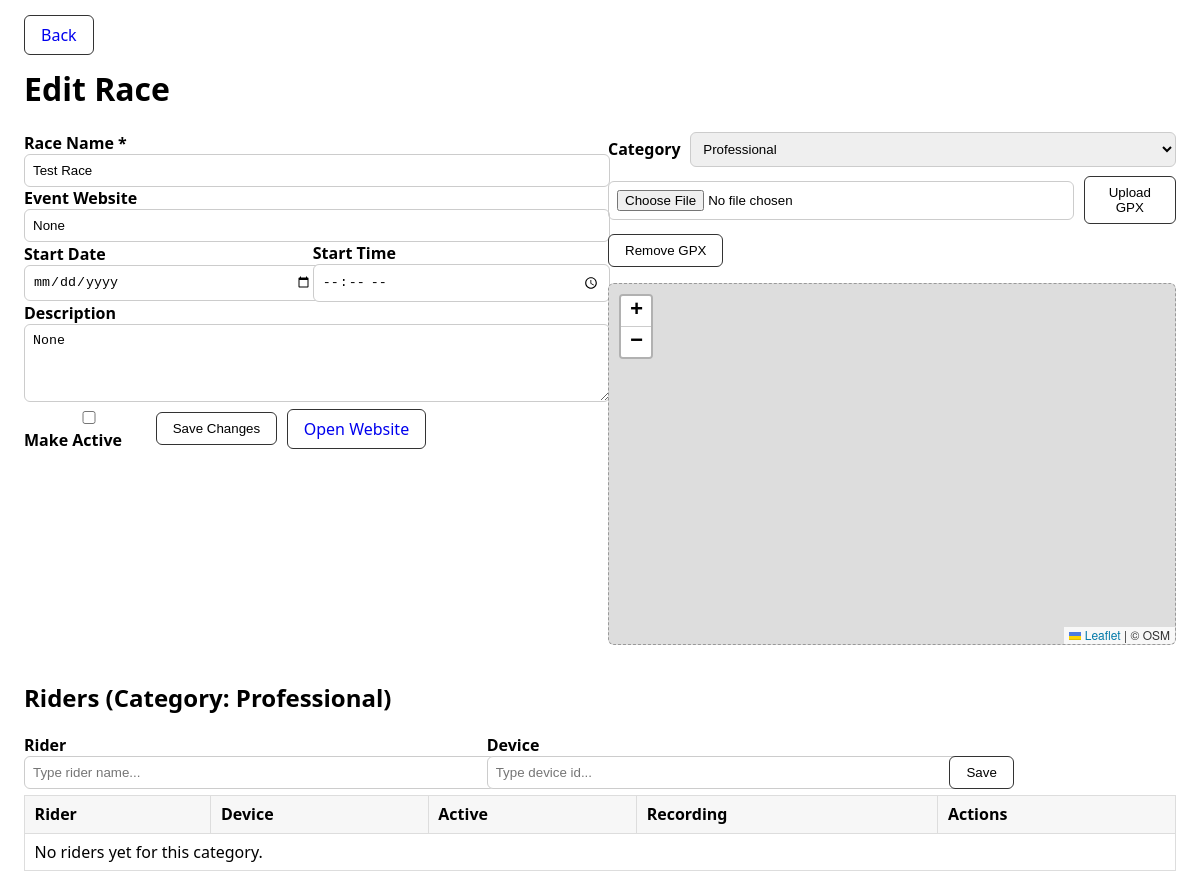
/races/2/edit?category=Professional, run on the app's committed database.
### src/db/models.py (models this page shows)
class Race(Base):
    __tablename__ = "races"
    id = Column(Integer, primary_key=True)
    name = Column(String(128), nullable=False)
    description = Column(Text, nullable=True)
    website = Column(String(256), nullable=True)
    starts_at = Column(DateTime(timezone=True), nullable=True)
    ends_at = Column(DateTime(timezone=True), nullable=True)
    active = Column(Boolean, nullable=False, default=True)
    routes = relationship("Route", back_populates="race")

### src/web/races.py (the view)
@bp_races.route("/<int:race_id>/edit", methods=["GET"])
def edit_race(race_id: int):
    session = SessionLocal()
    try:
        race = session.query(Race).get(race_id)
        if not race:
            return Response("Race not found.", status=404)
        selected_category = request.args.get("category") or ALLOWED_CATEGORIES[0]
        if selected_category not in ALLOWED_CATEGORIES:
            selected_category = ALLOWED_CATEGORIES[0]
        route, cat = _find_or_create_route_for_category(session, race.id, selected_category)
        session.commit()  # persist any just-created rows
        riders = session.query(Rider).order_by(Rider.name.asc()).all()
        devices = session.query(Device).order_by(Device.id.asc()).all()
        rrows = (
            session.query(RaceRider)
            .filter(RaceRider.category_id == cat.id)
            .order_by(RaceRider.id.asc())
            .all()
        )
        last_device_by_rider = {}
        for rid in [r.id for r in riders]:
            last = (
                session.query(RaceRider)
                .filter(RaceRider.rider_id == rid)
                .order_by(RaceRider.id.desc())
                .first()
            )
            last_device_by_rider[rid] = last.device_id if last else None
        selected_rider_ids = {row.rider_id for row in rrows}
        available_riders = [r for r in riders if r.id not in selected_rider_ids]
        geojson = route.geojson
        return render_template(
            "race_form.html",
            race=race,
            categories=ALLOWED_CATEGORIES,
            selected_category=selected_category,
            route=route,
            geojson=geojson,
            riders=available_riders,
            devices=devices,
            race_riders=rrows,
            last_device_by_rider=last_device_by_rider,
            message=None,
            success=None,
        )
    finally:
        session.close()

### src/web/races.py (called while the page is built, shortened)
def _find_or_create_route_for_category(session, race_id: int, category_name: str) -> tuple[Route, Category]:
    route = (
        session.query(Route)
        .join(Category, Category.route_id == Route.id)
        .filter(Route.race_id == race_id, Category.name == category_name)
        .one_or_none()
    )
    if route:
        cat = session.query(Category).filter(Category.route_id == route.id, Category.name == category_name).one()
        return route, cat

### templates/race_form.html (shortened to what this page needs)
<!doctype html>
<html lang="en">
<head>
  <link rel="stylesheet" href="https://unpkg.com/leaflet@1.9.4/dist/leaflet.css" />
</head>
<body>
<div class="topnav">
  <a class="btn" href="{{ url_for('home.home_page') }}">Back</a>
</div>
<h1>{{ 'Edit Race' if race else 'New Race' }}</h1>
<div class="grid">
  <div>
    <form method="post" action="{{ url_for('races.save_race') }}">
      <label for="name">Race Name *</label>
      <input id="name" name="name" required value="{{ race.name if race else '' }}"/>
      <label for="website">Event Website</label>
      <input id="website" name="website" placeholder="https://..." value="{{ race.website if race else '' }}"/>
      <div class="row">
        <div style="flex:1">
          <label for="start_date">Start Date</label>
          <input id="start_date" name="start_date" type="date"
                 value="{{ (race.starts_at.date() if race and race.starts_at else '') }}"/>
        </div>
        <div style="flex:1">
          <label for="start_time">Start Time</label>
          <input id="start_time" name="start_time" type="time"
                 value="{{ (race.starts_at.strftime('%H:%M') if race and race.starts_at else '') }}"/>
        </div>
      </div>
      <label for="description">Description</label>
      <textarea id="description" name="description" rows="4">{{ race.description if race else '' }}</textarea>
      <div class="row">
        <label><input type="checkbox" name="active" {% if race and race.active %}checked{% endif %}/> Make Active</label>
        <button class="btn" type="submit">Save Changes</button>
        {% if race and race.website %}
          <a class="btn" href="{{ race.website }}" target="_blank" rel="noopener">Open Website</a>
        {% endif %}
      </div>
    </form>
  </div>
  <div>
    <form method="get" action="{{ url_for('races.edit_race', race_id=race.id if race else 0) }}" class="row">
      <label for="category">Category</label>
      <select id="category" name="category" onchange="this.form.submit()">
        {% for c in categories %}
          <option value="{{ c }}" {{ 'selected' if c == selected_category else '' }}>{{ c }}</option>
        {% endfor %}
      </select>
    </form>
    {% if race %}
      <form method="post" action="{{ url_for('races.upload_gpx', race_id=race.id) }}" enctype="multipart/form-data" class="row" style="margin:.6rem 0;">
        <input type="file" name="gpx_file" accept=".gpx" />
        <button class="btn" type="submit">Upload GPX</button>
      </form>
      <form method="post" action="{{ url_for('races.remove_gpx', race_id=race.id) }}" class="row" style="margin:.2rem 0 1rem 0;">
        <button class="btn" type="submit">Remove GPX</button>
      </form>
      <div
        id="map"
        data-race-id="{{ race.id }}"
        data-category="{{ selected_category | default('', true) }}"
      ></div>
    {% else %}
      <p style="margin:.8rem 0;">Save race first to enable GPX upload and rider management.</p>
    {% endif %}
  </div>
  <div class="full">
    <h2>Riders (Category: {{ selected_category }})</h2>
    {% if race %}
      <form method="post" action="{{ url_for('races.add_race_rider', race_id=race.id) }}" class="row" style="margin:.4rem 0;">
        <div style="flex:2">
          <label for="rider_id">Rider</label>
          <input list="rider_list" id="rider_id_input" placeholder="Type rider name..." />
        </div>
        <div style="flex:2">
          <label for="device_id">Device</label>
          <input list="device_list" id="device_id_input" placeholder="Type device id..." />
        </div>
        <div style="flex:1; align-self:end;">
          <button class="btn" type="submit">Save</button>
        </div>
      </form>
      <table>
        <thead>
          <tr>
            <th>Rider</th>
            <th>Device</th>
            <th>Active</th>
            <th>Recording</th>
            <th>Actions</th>
          </tr>
        </thead>
        <tbody>
          {% for row in race_riders %}
            <tr>
              <form method="post" action="{{ url_for('races.edit_race_rider', race_id=race.id, entry_id=row.id) }}">
                <td>{{ row.rider.name }}</td>
                <td>
                  <input name="device_id" value="{{ row.device_id }}" list="device_list"/>
                </td>
                <td><input type="checkbox" name="active" {{ 'checked' if row.active else '' }} /></td>
                <td><input type="checkbox" name="recording" {{ 'checked' if row.recording else '' }} /></td>
                <td>
                  <input type="hidden" name="category" value="{{ selected_category }}"/>
                  <button class="btn" type="submit">Edit</button>
                </td>
              </form>
              <td>
                <form method="post" action="{{ url_for('races.remove_race_rider', race_id=race.id, entry_id=row.id) }}" onsubmit="return confirm('Remove rider from race?');">
                  <input type="hidden" name="category" value="{{ selected_category }}"/>
                  <button class="btn" type="submit">Remove</button>
                </form>
              </td>
            </tr>
          {% else %}
            <tr><td colspan="5">No riders yet for this category.</td></tr>
          {% endfor %}
        </tbody>
      </table>
    {% endif %}
  </div>
</div>
</body>
</html>

### templates/race_form.html (style rules this page uses)
body { font-family: system-ui, sans-serif; margin: 1.5rem; }
.grid { display: grid; grid-template-columns: 1fr 1fr; gap: 1rem; }
.full { grid-column: 1 / -1; }
label { font-weight: 600; }
input, textarea, select { width: 100%; padding: .5rem; border: 1px solid #ccc; border-radius: 6px; }
.row { display: flex; gap: .6rem; align-items: center; }
.btn { padding: .5rem 1rem; border:1px solid #333; border-radius:6px; background:#fff; cursor:pointer; text-decoration:none; }
#map { height: 360px; border:1px dashed #999; border-radius: 6px; }
table { border-collapse: collapse; width: 100%; }
th, td { border:1px solid #ddd; padding: .45rem .6rem; }
th { background: #f7f7f7; text-align: left; }
.topnav { margin-bottom: .8rem; }

### data on the page
Race: name "Test Race", website "None", description "None"

### other printed values
{{ 'Edit Race' if race else 'New Race' }} "Edit Race"
{{ selected_category }} "Professional"
form field category "Professional"
